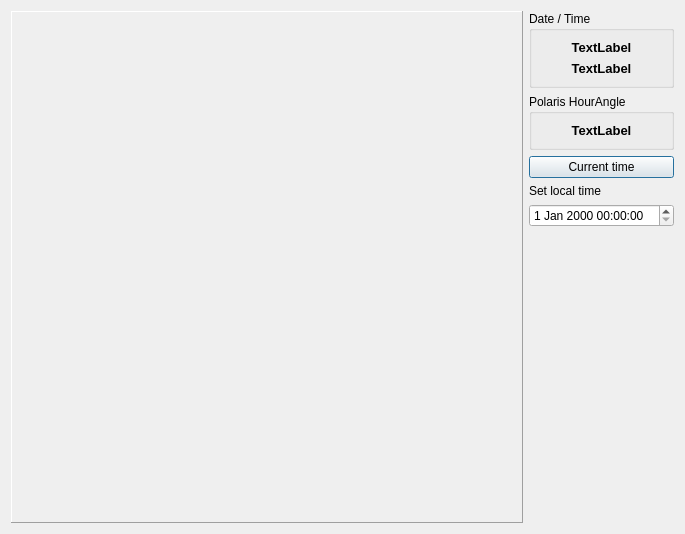
<?xml version="1.0" encoding="UTF-8"?>
<ui version="4.0">
 <class>PolarisHourAngle</class>
 <widget class="QDialog" name="PolarisHourAngle">
  <property name="geometry">
   <rect>
    <x>0</x>
    <y>0</y>
    <width>683</width>
    <height>532</height>
   </rect>
  </property>
  <property name="windowTitle">
   <string>Polaris Hour Angle</string>
  </property>
  <layout class="QVBoxLayout" name="verticalLayout_2">
   <item>
    <layout class="QHBoxLayout" name="horizontalLayout">
     <item>
      <widget class="QFrame" name="frame">
       <property name="sizePolicy">
        <sizepolicy hsizetype="Fixed" vsizetype="Fixed">
         <horstretch>0</horstretch>
         <verstretch>0</verstretch>
        </sizepolicy>
       </property>
       <property name="minimumSize">
        <size>
         <width>512</width>
         <height>512</height>
        </size>
       </property>
       <property name="frameShape">
        <enum>QFrame::Panel</enum>
       </property>
       <property name="frameShadow">
        <enum>QFrame::Raised</enum>
       </property>
      </widget>
     </item>
     <item>
      <layout class="QVBoxLayout" name="verticalLayout">
       <item>
        <widget class="QGroupBox" name="groupBox">
         <property name="title">
          <string>Date / Time</string>
         </property>
         <layout class="QVBoxLayout" name="verticalLayout_4">
          <item>
           <layout class="QVBoxLayout" name="verticalLayout_3">
            <item>
             <widget class="QLabel" name="labelDate">
              <property name="font">
               <font>
                <pointsize>10</pointsize>
                <weight>75</weight>
                <bold>true</bold>
               </font>
              </property>
              <property name="text">
               <string>TextLabel</string>
              </property>
              <property name="alignment">
               <set>Qt::AlignCenter</set>
              </property>
             </widget>
            </item>
            <item>
             <widget class="QLabel" name="labelTime">
              <property name="font">
               <font>
                <pointsize>10</pointsize>
                <weight>75</weight>
                <bold>true</bold>
               </font>
              </property>
              <property name="text">
               <string>TextLabel</string>
              </property>
              <property name="alignment">
               <set>Qt::AlignCenter</set>
              </property>
             </widget>
            </item>
           </layout>
          </item>
         </layout>
        </widget>
       </item>
       <item>
        <widget class="QGroupBox" name="groupBox_2">
         <property name="title">
          <string>Polaris HourAngle</string>
         </property>
         <layout class="QVBoxLayout" name="verticalLayout_6">
          <item>
           <layout class="QVBoxLayout" name="verticalLayout_5">
            <item>
             <widget class="QLabel" name="labelPolarisHA">
              <property name="font">
               <font>
                <pointsize>10</pointsize>
                <weight>75</weight>
                <bold>true</bold>
               </font>
              </property>
              <property name="text">
               <string>TextLabel</string>
              </property>
              <property name="alignment">
               <set>Qt::AlignCenter</set>
              </property>
             </widget>
            </item>
           </layout>
          </item>
         </layout>
        </widget>
       </item>
       <item>
        <widget class="QPushButton" name="currentTimeB">
         <property name="text">
          <string>Current time</string>
         </property>
        </widget>
       </item>
       <item>
        <widget class="QLabel" name="label">
         <property name="text">
          <string>Set local time</string>
         </property>
        </widget>
       </item>
       <item>
        <widget class="QDateTimeEdit" name="dateTimeEdit">
         <property name="currentSection">
          <enum>QDateTimeEdit::DaySection</enum>
         </property>
         <property name="calendarPopup">
          <bool>false</bool>
         </property>
        </widget>
       </item>
       <item>
        <spacer name="verticalSpacer">
         <property name="orientation">
          <enum>Qt::Vertical</enum>
         </property>
         <property name="sizeHint" stdset="0">
          <size>
           <width>20</width>
           <height>40</height>
          </size>
         </property>
        </spacer>
       </item>
       <item>
        <layout class="QHBoxLayout" name="horizontalLayout_2"/>
       </item>
      </layout>
     </item>
    </layout>
   </item>
  </layout>
 </widget>
 <resources/>
 <connections/>
</ui>
